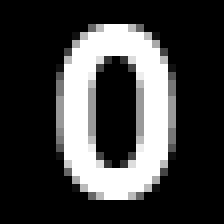
#> input picture lab02/lab-02-data/ref/reference0.png, 28 x 28 px (shown 8 times larger)
$ jupyter execute --allow-errors lab_02_object_description.ipynb
#> lines starting #> are read from the running program, lines starting #| are printed output that depends on the picture; after the words box and inside, x2 and y2 are one past the last pixel; in counts of white or black regions, pixels touching at a corner belong together
### lab02/lab02_functions.py
# -*- coding: utf-8 -*-
"""
Created on Thu Mar 26 17:59:45 2020

@author: abric
"""


import skimage.io
import matplotlib.pyplot as plt
import os
import numpy as np
import skimage, skimage.feature, skimage.morphology
import skimage.morphology as morph


#%% Contour extraction methods

# [106 lines left out: functions get_outmost_contour, get_ordered_contour, get_amplitude_first_descriptors, rotation_invariance, scaling_invariance, starting_point_invariance, not called in this run]

def translation_invariance(fourier):
    fourier[0] = 0
    return fourier


# [122 lines left out: functions get_feature_vector, get_contour_image, plot_fourier_descriptors, plot_FD_rotation_invariance, plot_FD_scaling_invariance, not called in this run]


#%% Class used as Plotting data model


class PlotData:
    """
    This class represents generic data to make 1 plot of 2 features of all images.
    I have used this class to make a nice plot which really illustrates easily different cases.
    The array 'invariances' is used within the function 'get_feature_vector'
    """
    def __init__(self, name, invariances, features):
        self.name = name
        self.invariances = invariances
        self.features = features

    # [32 lines left out: functions get_features_label, _get_feature_label, plot_img_stacks, not called in this run]

# %% general purpose functions
def mirrored_periodisation(idx,N):
    ''' mirrored periodisation of signal of length N evaluated at index current_idx
        For a signal s={...0,0,|0|,1,2,3,0,0,...} the result is
        s_p={...2,1,|0|,1,2,3,2,1,0,1,...}
        \param N        support of signal, in example above N=4
        \param idx      index where to evaluate periodic version s_p ot s
    '''
    if idx<0:
        idx=-idx
    elif idx>=N:
        #try and write it out if you want to understand...
        #...it is just a mathematical expression for a mirrored periodic sequence of indices
        idx=(int(idx/(N-1))%2)*(N-1-idx%(N-1))+(1-int(idx/(N-1))%2)*(idx%(N-1))

    #recursive correction
    if idx<0 or idx>=N:
        idx=mirrored_periodisation(idx,N);

    #retunr equivalent index in bounds [0;N-1]
    return idx

def get_nbh(img,x,y,w=3,h=3):
    ''' get neighbourhood around x,y pixel with mirrored periodisation, works
        only with odd w,h! no test if odd or even, so be careful!
        \param w,h      width of nbh, height of nbh. Must be odd
        \param x,y      position where nbh is extracted
    '''
    nx,ny=img.shape
    delta_w=int(w/2)
    delta_h=int(h/2)

    nbh=np.zeros((w,h))
    for xx in range(x-delta_w,x+delta_w+1):
        for yy in range(y-delta_h,y+delta_h+1):
            #get equivalent idx in case of values out of bounds
            x_idx=mirrored_periodisation(xx,nx)
            y_idx=mirrored_periodisation(yy,ny)
            #put values in nbh, origin (x,y) in the middle of nbh
            nbh[xx-x+delta_w][yy-y+delta_h]=img[x_idx][y_idx]

    return nbh

def load_img_seq(file_path, format='.png'):
    img_names = [nm for nm in os.listdir(file_path) if format in nm]  # make sure to only load .png
    img_names.sort()  # sort file names
    ic = skimage.io.imread_collection([os.path.join(file_path, nm) for nm in img_names])
    img_seq = skimage.io.concatenate_images(ic)
    return img_seq

# %% object description functions
# [48 lines left out: functions com, object_covar_mat, compute_principal_angle, not called in this run]

# %% morphological operations on stacks and img
def skel_and_thld(img):
    #thld img
    img[img>0]=1
    #skeletonize
    return morph.skeletonize(img)

# [9 lines left out: function skel_img_stack, not called in this run]

# %% distance map creation
def dist_map(img,direct_dist=3,diag_dist=4):
    ''' computes the distance map for an object, settin the objects pixels at 0
        and the others to the equivalent of the smallest distance from that position
        to the object using a 8-connect method for the distance measurement
        distance convention: | diag_dist   direct_dist  diag_dist   |   |4 3 4|
                             | direct_dist      0       direct_dist | = |3 0 3|
                             | diag_dist   direct_dist  diag_dist   |   |4 3 4|
        by default
    '''
    nx,ny=img.shape
    #init output
    out=img.copy()
    out[img!=0]=0
    out[img==0]=img.size*diag_dist
    #define distance map
    dist_m=np.array([[diag_dist,direct_dist,diag_dist],[direct_dist,0,direct_dist],[diag_dist,direct_dist,diag_dist]])
    #8-connect mask
    eval_forward=np.array([[True,True,False],[True,True,False],[True,False,False]])
    eval_backward=np.array([[False,False,True],[False,True,True],[False,True,True]])

    #scan image forwards:
    for x in range(nx):
        for y in range(ny):
            nbh=get_nbh(out,x,y)
            nbh+=dist_m
            out[x,y]=np.amin(nbh[eval_forward])
    #scan image backwards
    for x in range(nx-1,-1,-1):
        for y in range(ny-1,-1,-1):
            nbh=get_nbh(out,x,y)
            nbh+=dist_m
            out[x,y]=np.amin(nbh[eval_backward])

    return out


def binarize(image):
    t =skimage.filters.threshold_mean(image)
    return image>t

#%% Region based Descriptors

# [37 lines left out: functions area, perimeter, area_polygon, compacity, inertia, not called in this run]

### lab02/lab_02_object_description.ipynb
# [IAPR 2020:][iapr2020] Lab 2 ‒  Object description

**Authors:** Anne-Aimée Bernard, Jonas Ulbrich, Arthur Bricq

**Due date:** 24.04.2020

[iapr2020]: https://github.com/LTS5/iapr-2020

# Introduction

In this laboratory, we will perform different image processing techniques to extract 'object features' from different images. For this, we will use the MNIST dataset (http://yann.lecun.com/exdb/mnist/) that contains images of hand written numbers. The hypothetical goal is to obtain a strictly separable description of the objects using our features.

In the first part of this lab, we construct several **classifying features** only using the numbers '0' and '1' from the dataset with different techniques (fourier descriptors, several region based methods, skeleton-based methods) including both *contour based* and *region based* methods. Then, the second part of the lab simply consists of trying those features with more complex data (including both '2's and '3's), to see if we can easily perform multi-class classification using only 2 descripting features.

**Plan**
1. Part I: Constructing the features
    1. Fourier Descriptor
    2. Region Based methods
    3. Skeleton methods
2. Part II: Testing the features from part I

[cell 1]
import matplotlib.pyplot as plt
import numpy as np
import lab02_functions as imPro
import os
from lab02_functions import PlotData
import skimage
from numpy.fft import fft

## Presentation of the data

#> (a cell that did not finish here is left out)

### Extracting contours

To find the contours, we used a very simple method named `get_outmost_contour` which is found in the lab02_functions.py. It perfoms an area closing followed by an canny edge detector. We use the area closing to get ride of the 'insides' contour within images. The following block of code shows four of the obtained contours (one for each shape) using our algorithm.

#> (a cell that did not finish here is left out)

## 1.1 Fourier descriptors

### The theory

Fourier Descriptors (FD) is a method that can be used to encode contours and that offers a comparison tool between different contours. Basically it consists of computing the **discrete fourier transform** of the complex  path $u_k = x_k + j \cdot y_k$, where  $x_i, y_i$ ($i = 1,...,N$) are the N points of the contour we want to compute.

*How are the FDs encoding a contour ?* FD are Fourier Series. We can see them as a spectral decomposition of the complex path $u_k$. By only keeping the most important harmonics, it is possible to reconstruct a contour with almost all the variance of the initial contour.

Let's quickly now go through the most important features of Fourier Descriptors, that are the following
1. Path reconstruction using fourier descriptors
2. Unormalised description
3. Normalisation of Fourier Descritors
4. Normalised descriptions

### Example of FD reconstruction

#> (a cell that did not finish here is left out)

We can see that the reconstruction is **almost perfect**, only using very few harmonics. This illustration shows us how to use the Fourier Descriptor for reconstruction, but eventually this is not what we want to do. We want to be able to classify using the Fourier Descriptors of one path.

### Classification with Fourier Descriptors (no normalisation)

We are interested in **classifying shapes** using Fourier Descriptors. How can this be performed ? Fourier Descriptor are a way to encapsulate the most meaningful data about each curve, so to perform classification one needs to select some **features** that best describe this 'variance' among the data. Once we have meaningful features, we can simply plot them for different images and see wether yes or not classification could be performed.

The first thing that one can try is to take the values of the **N-highest amplitudes** of the FDs for each contour and then plot it. In this case the *feature vector* is $x_{feature} = x = [A_1, A_2]$ or $x = [A_1, A_3]$

[cell 5]
amplitudes_zeros, amplitudes_ones = [],[]
#> (the rest of this cell did not finish here and is left out)

We see using that already with this method  the contours are quite separable. Both **feature vectors** offer projections that are really good for classifying the '0's and the '1's.

### Fourier Descriptors Normalisation

There are four transformations that can influence Fourier Transforms: *rotation, scaling, translation and the selection of the starting point*. What we want to do is to make a robust method that doesn't depend on any of those transformations. Each different case needs to be traited separatly. Let's look at what happens to the FD $f_l$ after those transformations.

**Effect of each transformation**

1. **Scalling**: After scalling, $f_l$ becomes $f_l'=s\cdot f_l$.

2. **Translation**: After a translation by an offset $z_0$, $f_l$ becomes $f_l'=f_l + z_0 \cdot \delta(l)$, i.e. it affects only the DC component of the FDs.

3. **Selection of starting points**: After selecting $k_0$ as initial point, $f_l$ becomes $f_l'=f_l \cdot e^{-j\cdot\frac{2\pi k_0}{N}l}$.

4. **Rotation**: After a rotation of $\theta$, $f_l$ becomes $f_l'=f_l \cdot e^{j\theta}$ which is an offset of all the phases by a constant value.

The following block illustrates the effect of rotation and of scalling (just as a 'proof' of concept) and we see that indeed the theory is respected when applying transformations.

[cell 6]
# %% Rotation effect (the modulus is constant)
fig, axs = plt.subplots(1,3,figsize = (15,4))
#> (the rest of this cell did not finish here and is left out)

Here is what we can do to make our FD robust to all transformation

**Normalisation of each transformation**

1. **Scalling**: take the norm of the first FD $r_1 = |f_1|$ and devide every FDs by $r_1$.
2. **Translation**: set the initial FD $f_0$ at zero.
3. **Starting-point**: multiply every FD by a phase shift of $e^{-j\phi_1 k}$ where $\phi_1$ is the phase of the first FD.
4. **Rotation**: set the phase of the FD with highest amplitude at zero, and then shift all the other phase accordingly

One can **assess** the normalisation with the following block of code, where the first part define the transformation to be applied.

**Note**: *the rotation invariance was quite hard to handle. The easiest way was to simply get rid of the phase of each FD (which makes them invariant...) but this is NOT satisfying. We found another method (described above) but it comes at a price: * **Fourier descriptors can't be rotation invariant and starting-point invariant at the same time.** *As we think rotation are not as important as the selection of the stating point, we prefered to keep starting point invariance for the next parts*

[cell 7]
# ASSESSMENT OF INVARIANCE #

### Transformation parameters
# 1. rotation (if not to zero, then remove starting point shift)
theta = np.pi/4 * 0
R_rot = np.array([[np.cos(theta), np.sin(theta)], [-np.sin(theta), np.cos(theta)]])
# 2. scalling
a = 1.3
R_sca = np.array([[a,0],[0,a]])
# 3. translation
tx = 2
ty = 0
# 4. Starting point
k_0 = 3

### Construct the fourier descriptors
#> (the rest of this cell did not finish here and is left out)

We clearly see that the normalisation works perfectly !

### Feature vector with normalised Fourier Descriptors

Now that we have robust fourier descriptors that have been assessed, in order to have a good classification we must use a good feature vector $x_{features}$ that embededs appropriate properties.

The selection of the feature vector was long and involved quite a lot of 'trial and error' research. The feature vector that we used for classification is
$$x = \big(\mathrm{Re}f_1, |f_1|, |f_{1n}|, |f_1-f_{1n}|, \mathrm{Re}f_2, \mathrm{Re}f_0, \mathrm{Im}f_0 \big)$$

The results are displayed in the following block of code.

*Note for the reader: in order to have lighter code, we made use of a class 'PlotData' which help us building very specific plots by selecting what invariances to apply and what features to use for the specific plot.*

[cell 8]
# 1. Construction of the experiment (make the data-model to generate plot easily)
plots_to_make = []
plots_to_make.append(PlotData("Not invariant", [0,0,0,0], [0,1]))
plots_to_make.append(PlotData("Not invariant", [0,0,0,0], [5,6]))
plots_to_make.append(PlotData("Rotation invariant", [1,0,0,0], [0, 1]))
plots_to_make.append(PlotData("Starting-Point invariant", [0,0,0,1], [3, 0]))
plots_to_make.append(PlotData("Starting-Point invariant", [0,0,0,1], [3, 2]))
plots_to_make.append(PlotData("Translation + Starting-Point + Scalling", [0,1,1,1], [3, 2]))
plots_to_make.append(PlotData("Translation + Starting-Point + Scalling", [0,1,1,1], [3, 4]))

# 2. Make some nice plots illustrating all this
fig, axs = plt.subplots(3,3,figsize = (15,12))
axs = axs.ravel()
#> (the rest of this cell did not finish here and is left out)

The following plots are quite interesting. Every plot contains 2 features (selected among our feature vector), and has some invariances applied to it. We see that the best classification is the one without any invariances applied to it. This can be explained by two facts, which are
- each invariance somehow reduce the amount of information carried by the features vector
- the method to find the contour is always the same, meaning that the starting point is always on top of the shape and the shapes are already very coherent between each others.
If the dataset wouldn't as coherent as this one, normalisation would probably be more effective. However, we see that the points are still well classified with some invariances applied to it.

## 1.2 Region based Methods

We are interested in region based methods. We have tested several region based descriptors :
- area and area in the polygon connecting the contour points,
- perimeter (translation and rotation invariant, still scale variant).
- compacity descriptor (also scale invariant).
- axis of inertia (translation invariant)

The following block of code shows how to do this.

[cell 9]
# [20 lines left out: function region_based_features, not called in this run]

#> (a cell that did not finish here is left out)

We can use region based descriptors to classify the 0s and 1s. It seems that the perimeter and the area are sufficient for this purpose.

## 1.3 Skeleton based method
The method presented here is similar to a contour based but relies instead on the **morphological skeleton** of the image. This so called skeleton is built using morphological operations like erosions and dilations. Once a skeleton has been extracted, same or similar approaches as for contour and/or region based feature detection can be applied. In this section two examples are tested, showing a good choice and a bad choice for skeleton features and how other features could be described.

The first steps are therefore the skeletonization of the images. The results are shown below for the two series of handwritten glyphs:

[cell 11]
#load image stacks
path_to_img_data='lab-02-data/part1/'
#> (the rest of this cell did not finish here and is left out)

img_ones=imPro.load_img_seq(os.path.join(path_to_img_data, '1'))

#skeletonize stacks
skel_zeros=imPro.skel_img_stack(img_zeros)
skel_ones=imPro.skel_img_stack(img_ones)

#plot skeletons of glyphs
fig, axes = plt.subplots(2, len(skel_ones), figsize=(12, 3))
for ax, im in zip(axes[0], skel_zeros):
    ax.imshow(im, cmap='gray')
    ax.axis('off')
for ax, im in zip(axes[1], skel_ones):
    ax.imshow(im, cmap='gray')
    ax.axis('off')
fig.suptitle('Skeletonized shape for all our images');

### Feature Extraction from Skeletons
When working with classification algorithms an important part for the proper classification is the choice of good features. This is always true and here is an example of a bad choice: a pair of features could be the **two inertias along the principal axes of the object**. However, knowing that some _ones_ are more than just a line and have a given width which is comparable with that of the _zeros_, one may expect this features to fail when comparing the two classes. The same is true for the very slim zeros which may be confused with ones due to their small "lateral inertia".

**The inertias are deduced from the covariance matrix** of the objects, which is build from the pixels coordinates, the pixel values and its center of mass. Once this matrix is computed the eigenvalues are extracted, which is equivalent to analysing the inertia along the principal axis of the object. This is done as follows:

[cell 12]
u10, u20, u11, u21=[], [], [], []
#> (the rest of this cell did not finish here and is left out)

The second pair of features that we are going to analyze are the **relative distances between the handwritten glyph and a reference one**. This is a good feature for **binary classification** of the type "it is part of this class" or "it is not part of this class", if low dimentionality of the feature space is important. This can be understood with an example of classification where we want to classify several characters like 1,2,3 and 4. In this case to properly separate them and classify them, one would would need more than just two distances, which forces the classification algorithms in higher dimentions if no reduction of dimentionality is applied. Otherwise, one could only say with two features something like: "the glyph is a 1" or "the glyph is not a 1". This again could be overcome by doing a chained classification so that if "it is not a 1" the the same approach is made testing for another glyph, until a test is positive.

Since the distinction we here seek to accomplish is only between two glyphs, this approach is valid and can easily be implemented in a 2D featurespace. Therefore, the first step is to generate reference glyphs, skeletonize them and build a distance map:

[cell 13]
#read and plot reference images
ref_path='lab-02-data/ref/'
ref_zero=skimage.io.imread(os.path.join(ref_path,'reference0.png'))
#> ref_zero is the input picture: shape (28, 28); min 0, max 255, mean 62.4
ref_one=skimage.io.imread(os.path.join(ref_path,'reference1.png'))
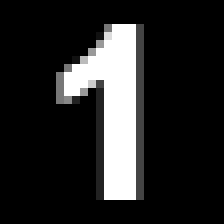
#> input picture lab02/lab-02-data/ref/reference1.png, 28 x 28 px (shown 8 times larger)
#> ref_one is the input picture: shape (28, 28); min 0, max 255, mean 38.6

#plot reference images
fig, ax = plt.subplots(3, 2, figsize=(12, 12))
ax[0][0].imshow(ref_zero)
ax[0][1].imshow(ref_one)
ax[0][0].set_title('Reference zero')
ax[0][0].axis('off')
ax[0][1].set_title('Reference one')
ax[0][1].axis('off')

#skeletonize and plot ref images
ref_zero=imPro.skel_and_thld(ref_zero)
#> in skel_and_thld, `img[img>0]=1`:
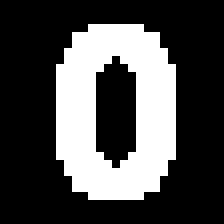
#> img: shape (28, 28) (shown 8 times larger); values 0 (black) and 1 (white), 29.6% white; 1 white region, box (x1, y1, x2, y2) and area: (7, 3, 22, 25) 232
#> in skel_and_thld, `return morph.skeletonize(img)`:
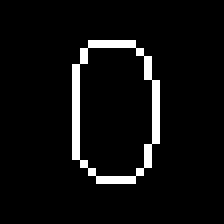
#> returned value: shape (28, 28) bool (shown 8 times larger); 5.5% white in thin lines or dots, all inside (x1, y1, x2, y2) = (9, 5, 20, 23)
ref_one=imPro.skel_and_thld(ref_one)
#> in skel_and_thld (call 2), `img[img>0]=1`:
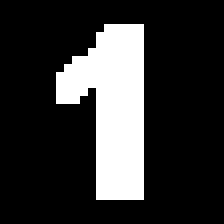
#> img: shape (28, 28) (shown 8 times larger); values 0 (black) and 1 (white), 19.9% white; 1 white region, box (x1, y1, x2, y2) and area: (7, 3, 18, 25) 156
#> in skel_and_thld (call 2), `return morph.skeletonize(img)`:
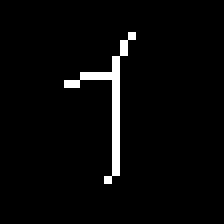
#> returned value: shape (28, 28) bool (shown 8 times larger); 3.2% white in thin lines or dots, all inside (x1, y1, x2, y2) = (8, 4, 17, 23)

#create and plot distance map
zero_dist_map=imPro.dist_map(ref_zero.astype(int))
#> in dist_map, `out[img!=0]=0`: out: shape (28, 28) int64; every value is 0
#> after the loop in dist_map, `for x in range(nx):`:
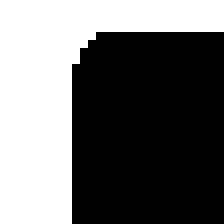
#> out: shape (28, 28) int64 (shown 8 times larger); min 0, max 3136, mean 1347; drawn with min black and max white
#> after the loop in dist_map, `for x in range(nx-1,-1,-1):`:
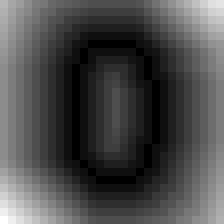
#> out: shape (28, 28) int64 (shown 8 times larger); min 0, max 49, mean 14.6; drawn with min black and max white
one_dist_map=imPro.dist_map(ref_one.astype(int))
#> call 2 of dist_map, with direct_dist = 3, diag_dist = 4
#> after the loop in dist_map (call 2), `for x in range(nx):`:
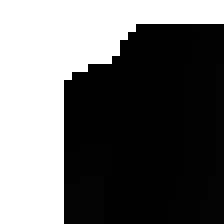
#> out: shape (28, 28) int64 (shown 8 times larger); min 0, max 3136, mean 1312.2; drawn with min black and max white
#> after the loop in dist_map (call 2), `for x in range(nx-1,-1,-1):`:
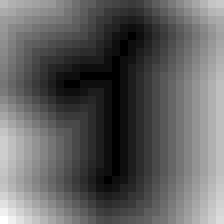
#> out: shape (28, 28) int64 (shown 8 times larger); min 0, max 52, mean 19.7; drawn with min black and max white

#plot reference skeletons
ax[1][0].imshow(ref_zero)
ax[1][1].imshow(ref_one)
ax[1][0].set_title('Reference skeleton zero')
ax[1][0].axis('off')
ax[1][1].set_title('Reference skeleton one')
ax[1][1].axis('off')

ax[2][0].imshow(zero_dist_map)
ax[2][1].imshow(one_dist_map)
ax[2][0].set_title('Distance map zero')
ax[2][0].axis('off')
ax[2][1].set_title('Distance map one')
ax[2][1].axis('off');
fig.suptitle('Construction of the distance maps');

### Comparison
Now that the maps have been created it is time to compare the mean distances, considered as features here. Note that dx0 is average ditance of object _x_ to the _zeros_ and dx1 is defined accordingly for the _ones_ in the next section of code

[cell 14]
d00, d01, d10, d11=[], [], [], []

#> (the rest of this cell did not finish here and is left out)

[cell 15]
fig, ax = plt.subplots(1, 2, figsize=(9, 5))
ax[0].plot(u10,u20,'.b',label='zeros')
ax[0].plot(u11,u21,'.r',label='ones')
ax[0].set_title("Inertia along principal axes of object")
ax[0].set_xlabel("First principal axis")
ax[0].set_ylabel("Second principal axis")
ax[0].legend()

ax[1].plot(d00,d01,'.b',label='zeros')
ax[1].plot(d10,d11,'.r',label='ones')
ax[1].set_xlabel('Distance from object to reference "0"')
ax[1].set_ylabel('Distance from object to reference "1"')
ax[1].set_title("Distance to reference glyphs")
ax[1].legend();
fig.suptitle('Features obtained with skeleton based method');
fig.subplots_adjust(wspace = 0.4)
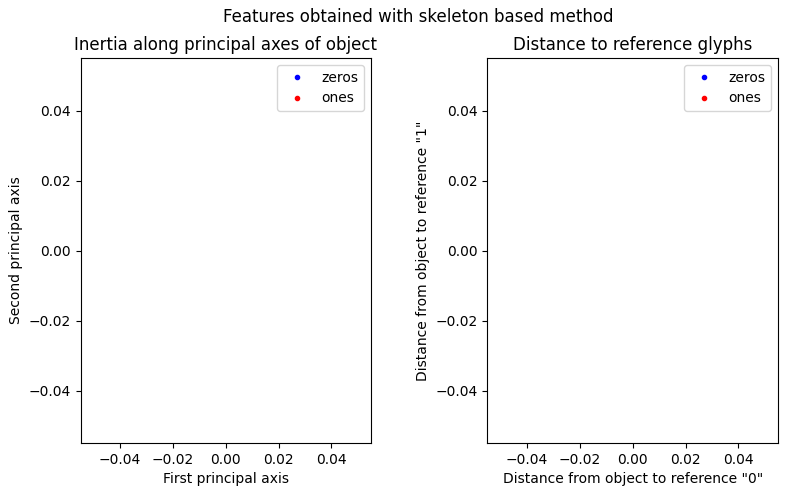
#> figure drawn by matplotlib, 2 panels
